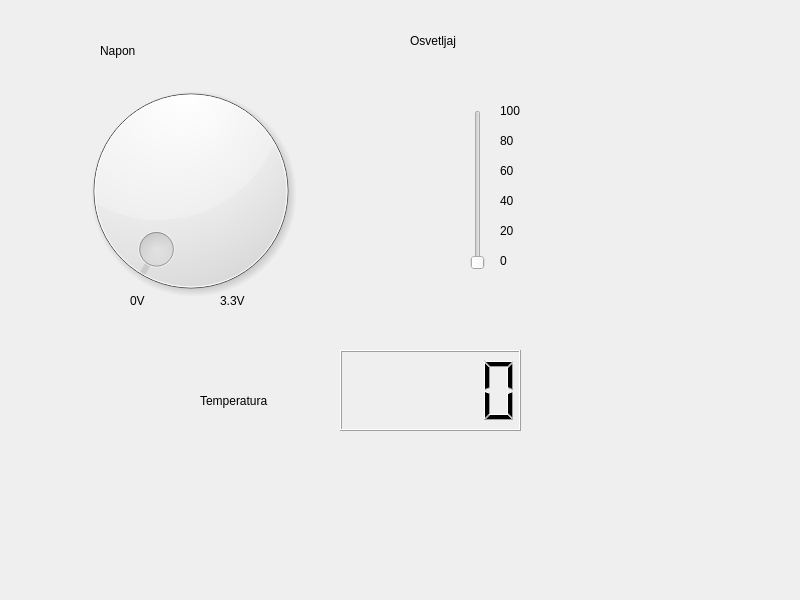
<?xml version="1.0" encoding="UTF-8"?>
<ui version="4.0">
 <class>analog</class>
 <widget class="QDialog" name="analog">
  <property name="geometry">
   <rect>
    <x>0</x>
    <y>0</y>
    <width>800</width>
    <height>600</height>
   </rect>
  </property>
  <property name="windowTitle">
   <string>analog</string>
  </property>
  <widget class="QDial" name="dial">
   <property name="geometry">
    <rect>
     <x>70</x>
     <y>50</y>
     <width>241</width>
     <height>281</height>
    </rect>
   </property>
  </widget>
  <widget class="QSlider" name="verticalSlider">
   <property name="geometry">
    <rect>
     <x>470</x>
     <y>110</y>
     <width>16</width>
     <height>160</height>
    </rect>
   </property>
   <property name="orientation">
    <enum>Qt::Vertical</enum>
   </property>
  </widget>
  <widget class="QLCDNumber" name="lcdNumber">
   <property name="geometry">
    <rect>
     <x>340</x>
     <y>350</y>
     <width>181</width>
     <height>81</height>
    </rect>
   </property>
  </widget>
  <widget class="QLabel" name="label">
   <property name="geometry">
    <rect>
     <x>200</x>
     <y>390</y>
     <width>121</width>
     <height>22</height>
    </rect>
   </property>
   <property name="text">
    <string>Temperatura</string>
   </property>
  </widget>
  <widget class="QLabel" name="label_2">
   <property name="geometry">
    <rect>
     <x>100</x>
     <y>40</y>
     <width>68</width>
     <height>22</height>
    </rect>
   </property>
   <property name="text">
    <string>Napon</string>
   </property>
  </widget>
  <widget class="QLabel" name="label_3">
   <property name="geometry">
    <rect>
     <x>410</x>
     <y>30</y>
     <width>68</width>
     <height>22</height>
    </rect>
   </property>
   <property name="text">
    <string>Osvetljaj</string>
   </property>
  </widget>
  <widget class="QLabel" name="label_4">
   <property name="geometry">
    <rect>
     <x>130</x>
     <y>290</y>
     <width>41</width>
     <height>22</height>
    </rect>
   </property>
   <property name="text">
    <string>0V</string>
   </property>
  </widget>
  <widget class="QLabel" name="label_5">
   <property name="geometry">
    <rect>
     <x>220</x>
     <y>290</y>
     <width>41</width>
     <height>22</height>
    </rect>
   </property>
   <property name="text">
    <string>3.3V</string>
   </property>
  </widget>
  <widget class="QLabel" name="label_6">
   <property name="geometry">
    <rect>
     <x>500</x>
     <y>250</y>
     <width>41</width>
     <height>22</height>
    </rect>
   </property>
   <property name="text">
    <string>0</string>
   </property>
  </widget>
  <widget class="QLabel" name="label_7">
   <property name="geometry">
    <rect>
     <x>500</x>
     <y>220</y>
     <width>41</width>
     <height>22</height>
    </rect>
   </property>
   <property name="text">
    <string>20</string>
   </property>
  </widget>
  <widget class="QLabel" name="label_8">
   <property name="geometry">
    <rect>
     <x>500</x>
     <y>190</y>
     <width>41</width>
     <height>22</height>
    </rect>
   </property>
   <property name="text">
    <string>40</string>
   </property>
  </widget>
  <widget class="QLabel" name="label_9">
   <property name="geometry">
    <rect>
     <x>500</x>
     <y>160</y>
     <width>41</width>
     <height>22</height>
    </rect>
   </property>
   <property name="text">
    <string>60</string>
   </property>
  </widget>
  <widget class="QLabel" name="label_10">
   <property name="geometry">
    <rect>
     <x>500</x>
     <y>100</y>
     <width>41</width>
     <height>22</height>
    </rect>
   </property>
   <property name="text">
    <string>100</string>
   </property>
  </widget>
  <widget class="QLabel" name="label_11">
   <property name="geometry">
    <rect>
     <x>500</x>
     <y>130</y>
     <width>41</width>
     <height>22</height>
    </rect>
   </property>
   <property name="text">
    <string>80</string>
   </property>
  </widget>
 </widget>
 <resources/>
 <connections/>
</ui>
